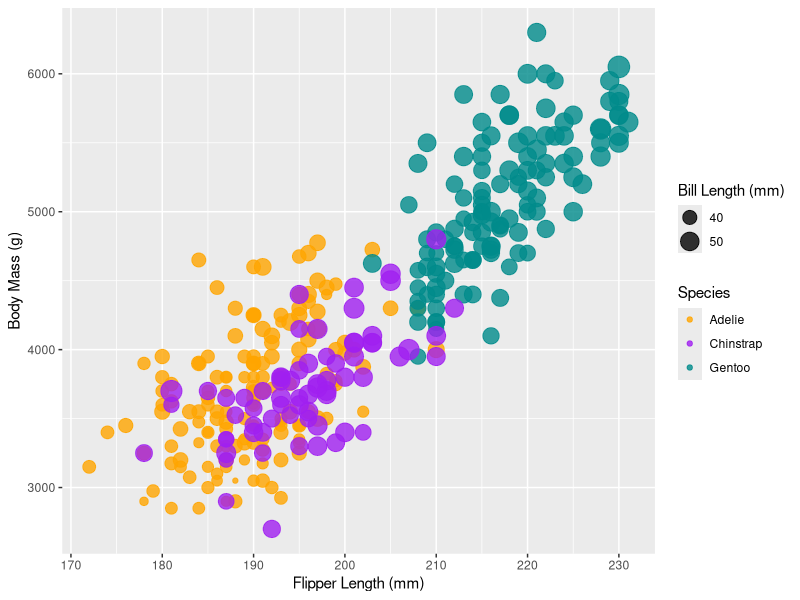

Recreate this plot in R.
library(ggplot2)

# Extract data from csv
data <- read.csv("penglings.csv")

custom_colors = c("Adelie" = "orange", "Chinstrap" = "purple", "Gentoo" = "darkcyan")

# Bubble plot
plot <- ggplot(data, aes(x = flipper_length_mm, y = body_mass_g, size = bill_length_mm, color = species)) +
  geom_point(alpha = 0.8) +
  scale_color_manual(values = custom_colors) +
  scale_size_continuous(range = c(1.5, 7)) +
  labs(x = "Flipper Length (mm)", y = "Body Mass (g)", size = "Bill Length (mm)", color = "Species")

ggsave("img/3-ggplot.png", plot = plot, width = 8, height = 6, dpi = 300)
